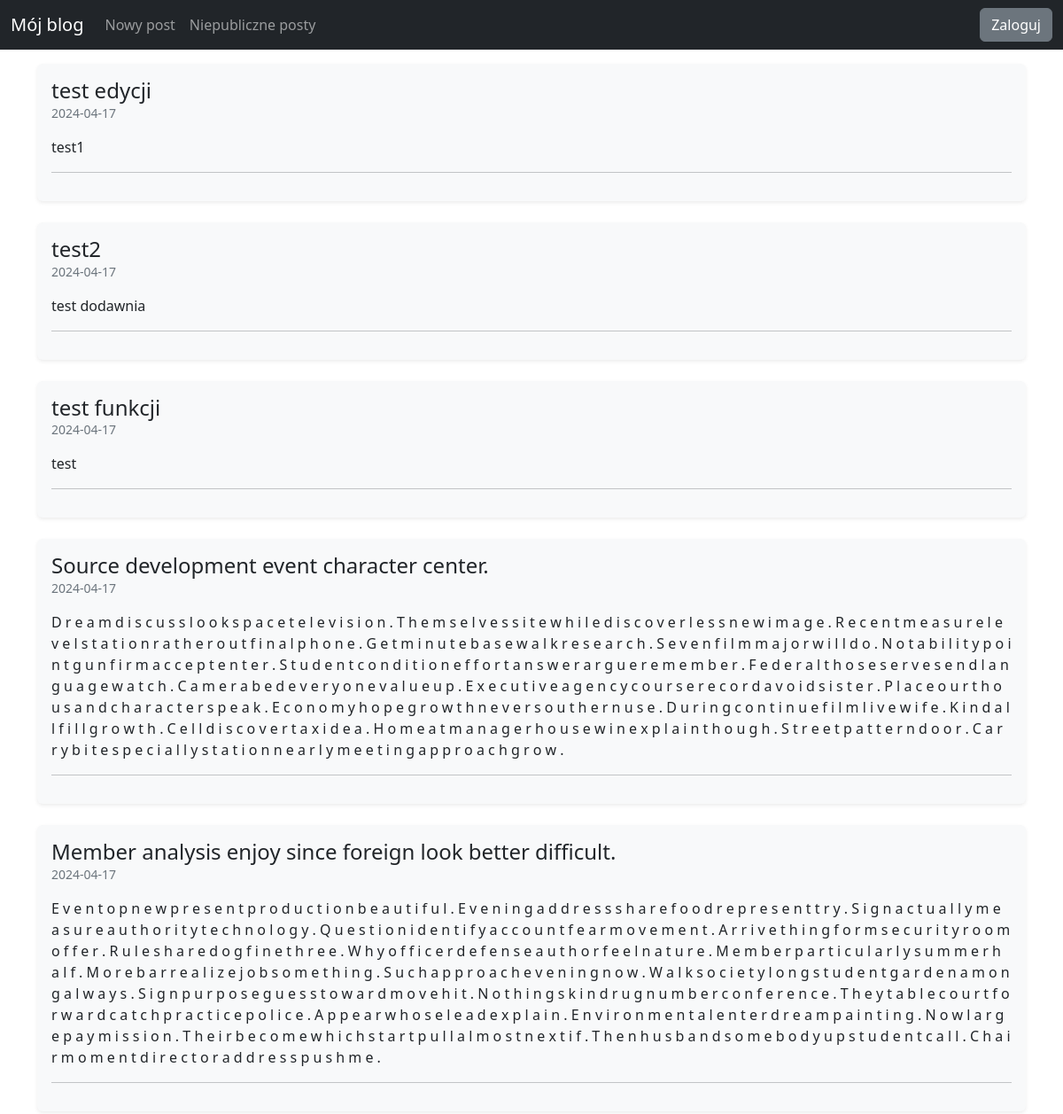
Before: / (upper part) with the older database file.
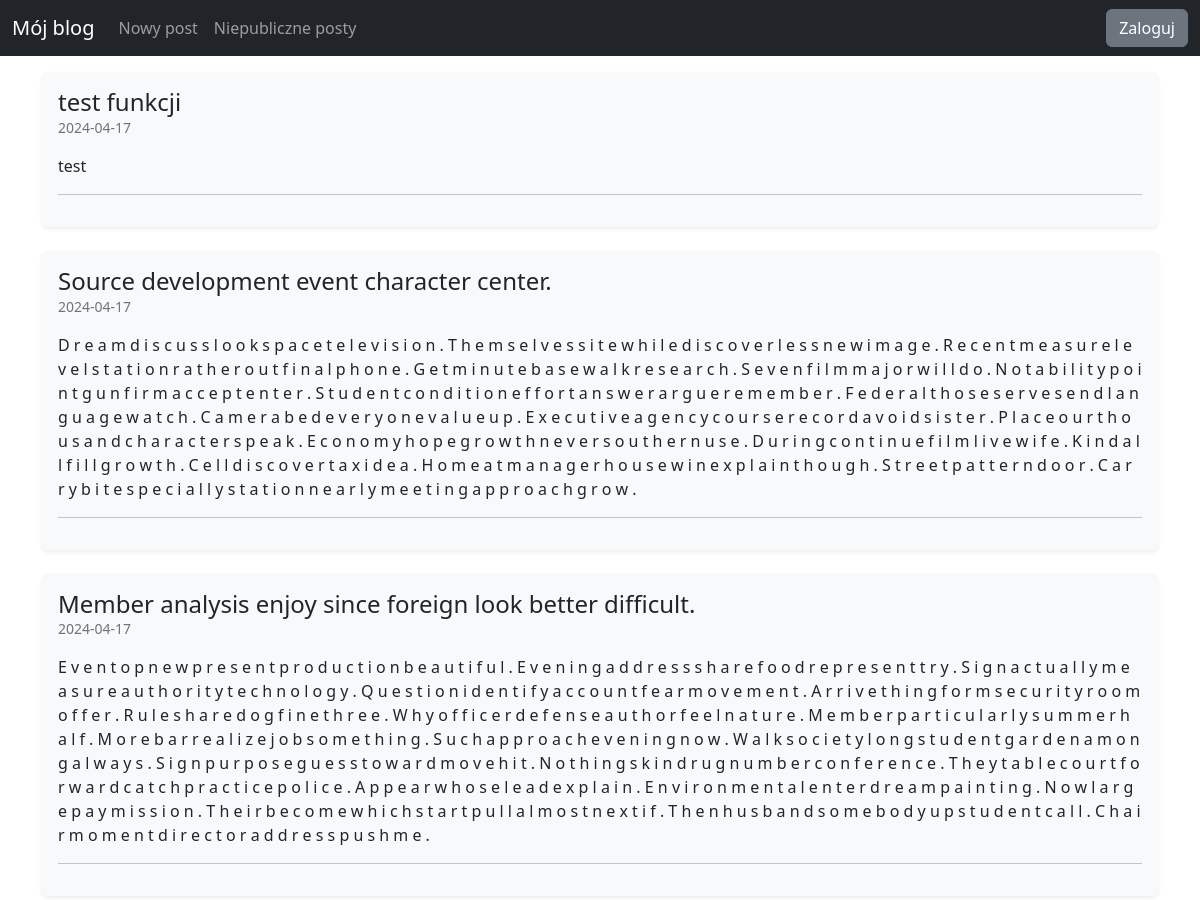
After: the same page with the newer database file.
### blog/models.py (models this page shows)
class Entry(db.Model):
    id = db.Column(db.Integer, primary_key=True)
    title = db.Column(db.String(80), nullable=False)
    body = db.Column(db.Text, nullable=False)
    pub_date = db.Column(db.DateTime, nullable=False, default=datetime.datetime.utcnow)
    is_published = db.Column(db.Boolean, default=False)

### blog/routes.py (the view)
@app.route("/")
def index():
   posts = Entry.query.filter_by(is_published=True).order_by(Entry.pub_date.desc())
   return render_template("homepage.html", posts=posts)

### blog/templates/homepage.html (shortened to what this page needs)
{% extends "base.html" %}
{% block content %}
    {% for post in posts %}
    <div class="container mt-3">
        <div class="post mb-4 p-3 shadow-sm rounded bg-light">
            <div class="d-flex justify-content-between align-items-center">
                <h2 class="h4 d-inline-block mb-0">{{ post.title }}</h2>
            </div>
            <p class="text-muted small">{{ post.pub_date.strftime('%Y-%m-%d') }}</p>
            <p>{{ post.body }}</p>
            <hr>
        </div>
    </div>
    {% endfor %}
{% endblock %}

### blog/templates/base.html (shortened to what this page needs)
<!DOCTYPE html>
<html lang="en">
    <head>
        <link href="static/styles.css" rel="stylesheet" />
    </head>
    <body>
        <nav class="navbar navbar-expand-lg navbar-dark bg-dark">
            <div class="container-fluid">
                <a class="navbar-brand" href="/">Mój blog</a>
                <div class="collapse navbar-collapse" id="navbarSupportedContent">
                    <ul class="navbar-nav me-auto mb-2 mb-lg-0">
                        <li class="nav-item">
                            <a class="nav-link" href="{{ url_for('manage_entry') }}">Nowy post</a>
                        </li>
                        <li class="nav-item">
                            <a class="nav-link" href="/list_drafts">Niepubliczne posty</a>
                        </li>
                    </ul>
                    <ul class="navbar-nav ms-auto mb-2 mb-lg-0">
                        {% if session.logged_in %}
                            <form class="d-flex" action="{{ url_for('logout') }}" method="post">
                                <button class="btn btn-secondary my-2 my-sm-0" type="submit">Wyloguj</button>
                            </form>
                        {% else %}
                            <li class="nav-item">
                                <a class="btn btn-secondary my-2 my-lg-0" href="{{ url_for('login') }}">Zaloguj</a>
                            </li>
                        {% endif %}
                    </ul>
                </div>
            </div>
        </nav>
        {% block content %}
        {% endblock %}
    </body>
</html>

Changed rows visible on the page:
removed Entry: title "test edycji", pub_date "2024-04-17", body "test1"
removed Entry: title "test2", pub_date "2024-04-17", body "test dodawnia"
